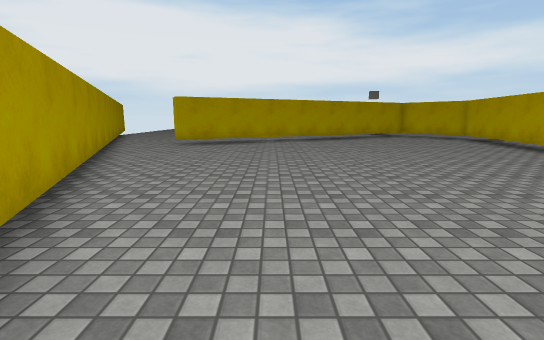
View 1 (above)

16 first-person views from a walk through a Unity game level. The camera is 1.3 m above the floor, tilts 10° down and sees 85° across. The floor is counted in squares, 1 m on a side. Each view is taken from the middle of a square. On the plan, view 1 faces up. The plan holds only what a view shows up to about 14 squares ahead; the rest is blank. The place goes on beyond the plan. The player is left out. Some animated figures are left out. Surface patterns are stand-ins for the level's own textures.

View 2
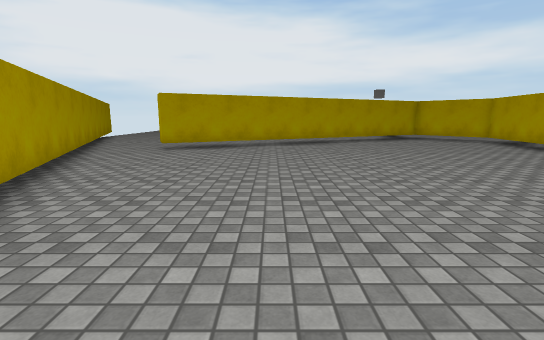

View 3
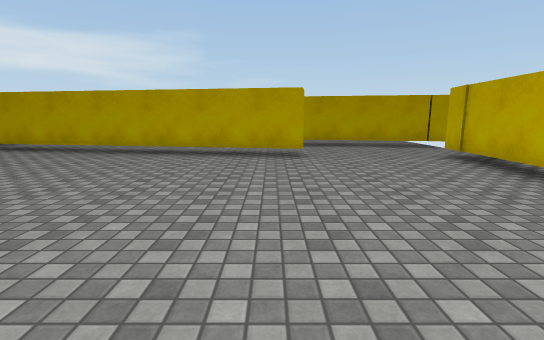

View 4
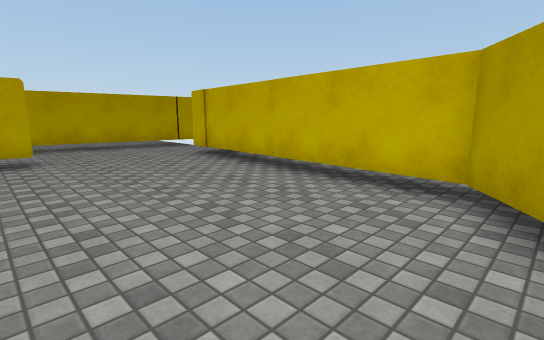

View 5
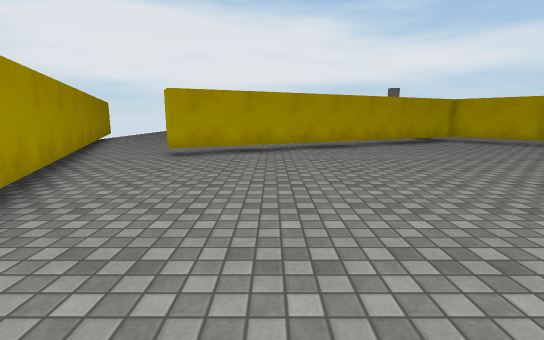

View 6
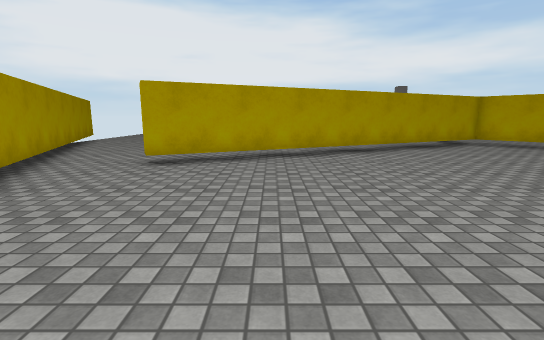

View 7
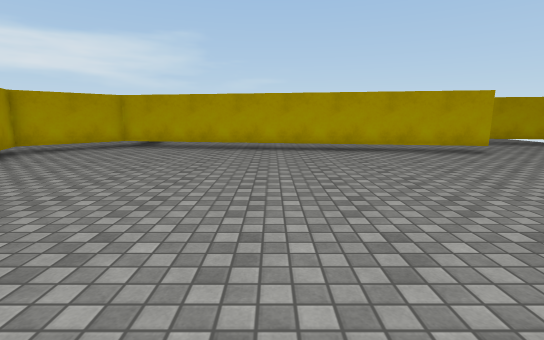

View 8
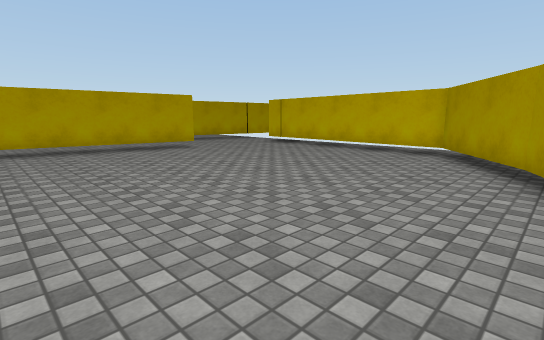

View 9
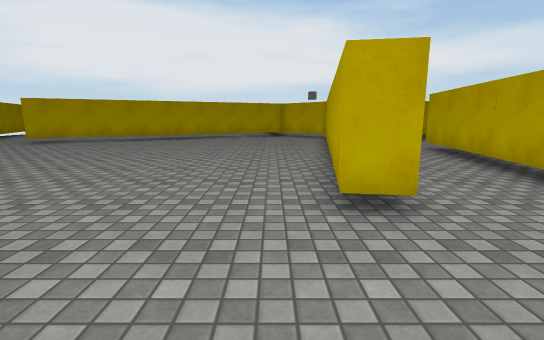

View 10
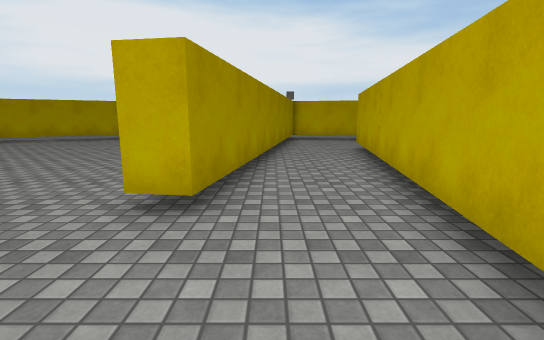

View 11
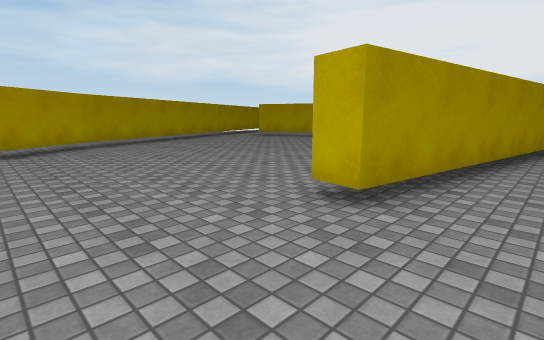

View 12
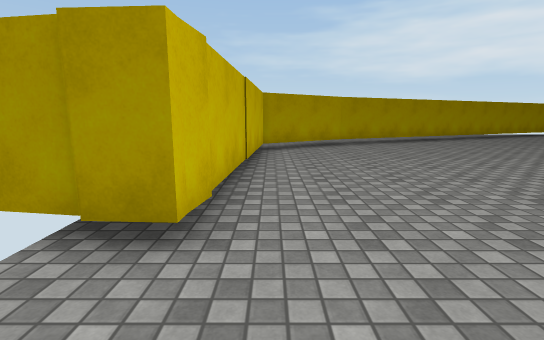

View 13
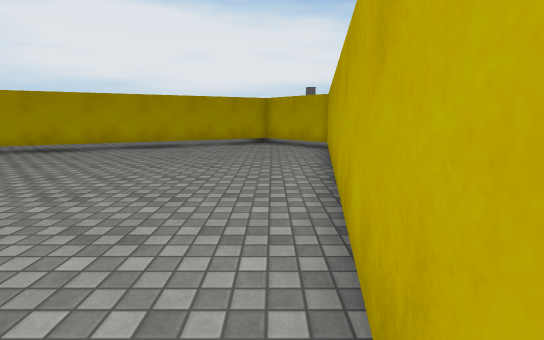

View 14
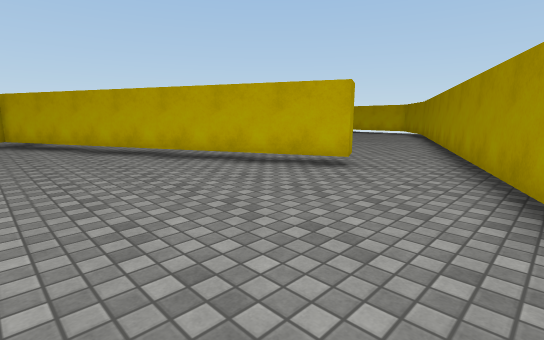

View 15
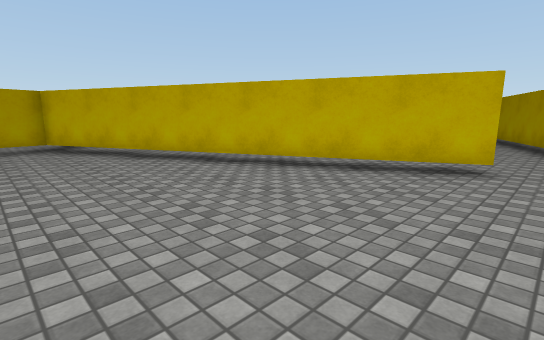

View 16
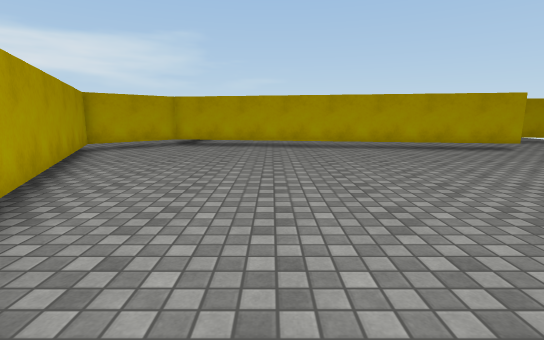

### Floor plan
Key: @ floor where view 1 was taken; # wall or solid block; . floor; T thing the floor can be seen under or through.
Columns run from 10 left of view 1 to 15 right of it. Each row starts with its distance up from view 1.
 23     . ..........
 22  . ...............# ...
 21   ................# ...
 20 #...............T####..
 19 #.............TTT...##.
 18 ##.........TTTT......#
 17  #.......TTTT........#
 16  #.....TTTT..........#
 15  ##...TTT............#
 14   #..................#
 13   ##.................#....
 12    #.................#....
 11    ##...............##...#
 10     #...............TT...#
  9     #...............TT..##
  8     ##..............TT..#
  7      #..............T...#
  6      ##.............T...#
  5       #.............T...#
  4       ##...........TT...#
  3        #...........TT..##
  2        ##..............#
  1         #..............#
  0         ##@............#
 -1          ##............#
 -2           ##########...#
 -3                    #..##
 -4                    #  #

Where each view was taken, in squares from view 1:
view 1: 0 up, 0 right, facing up
view 2: 2 up, 0 right, facing up
view 3: 4 up, 1 left, facing right
view 4: 4 up, 1 left, facing down-right
view 5: 4 up, 1 left, facing up
view 6: 6 up, 1 left, facing up
view 7: 11 up, 2 left, facing right
view 8: 10 up, 3 left, facing down-right
view 9: 1 down, 8 right, facing up
view 10: 1 down, 11 right, facing up
view 11: 1 down, 12 right, facing up-left
view 12: 1 down, 12 right, facing left
view 13: 5 up, 9 right, facing up
view 14: 22 up, 9 left, facing down-right
view 15: 23 up, 6 left, facing down-right
view 16: 13 up, 3 left, facing right
